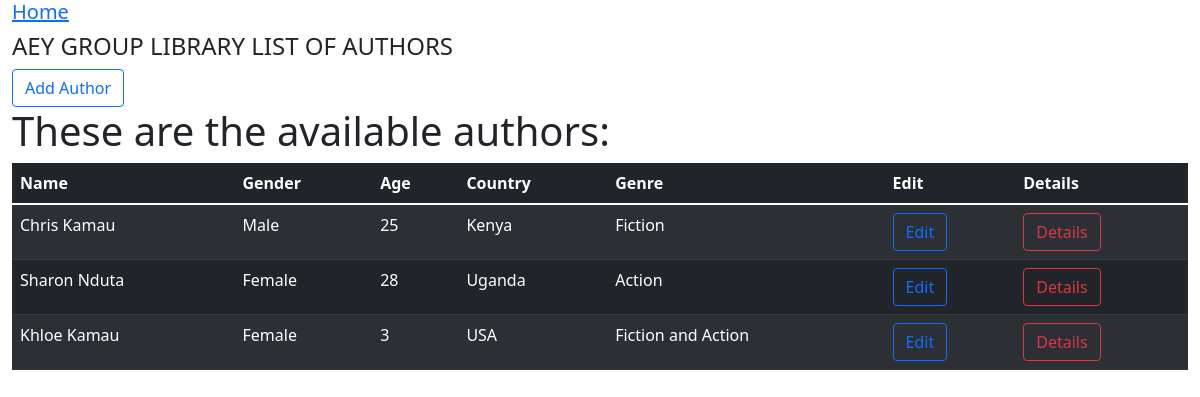
Screenshot of /authors/ with the database file from the repository.
### books/models.py (models this page shows, shortened)
class Author(models.Model):
    name = models.CharField(max_length=100, )
    gender = models.CharField(max_length=10)
    age = models.IntegerField(validators=[MinValueValidator(5), MaxValueValidator(100)])
    country = models.CharField(max_length=50)
    genre = models.CharField(max_length=50)

### books/views.py (the view)
# urls.py: path("authors/", views.authors, name='authors'),
def authors(request):
    available_authors = Author.objects.all().values()
    context = {'available_authors': available_authors}
    return render(request, "authors.html", context)

### books/templates/authors.html
{% extends 'index.html' %}
{% block header %}AEY GROUP LIBRARY LIST OF AUTHORS {% endblock header %}
{%block content %}
<td><a type="button" href="{% url 'insertauthor'%}" class="btn btn-outline-primary">Add Author</a></td>
<br />
  <h1>These are the available authors:</h1>
<table class="table table-dark table-striped">
  <thead>
    <tr>
      <th scope="col">Name</th>
      <th scope="col">Gender</th>
      <th scope="col">Age</th>
      <th scope="col">Country</th>
      <th scope="col">Genre</th>
      <th scope="col">Edit</th>
      <th scope="col">Details</th>
    </tr>
  </thead>
  <tbody>
    {% for author in available_authors %}
      <tr>
        <td>{{ author.name }}</td>
        <td>{{ author.gender }}</td>
        <td>{{ author.age }}</td>
        <td>{{ author.country }}</td>
        <td>{{ author.genre }}</td>
        <td><a href="{% url 'update_author' author.id %}" class="btn btn-outline-primary">Edit</a></td>
        <td><a type="button" href="{% url 'author_details' author.id %}" class="btn btn-outline-danger">Details</a></td>
      </tr>
    {% endfor %}
{% endblock content %}

### rows the page displays
Author: name "Chris Kamau", gender "Male", age "25", country "Kenya", genre "Fiction"
Author: name "Sharon Nduta", gender "Female", age "28", country "Uganda", genre "Action"
Author: name "Khloe Kamau", gender "Female", age "3", country "USA", genre "Fiction and Action"
